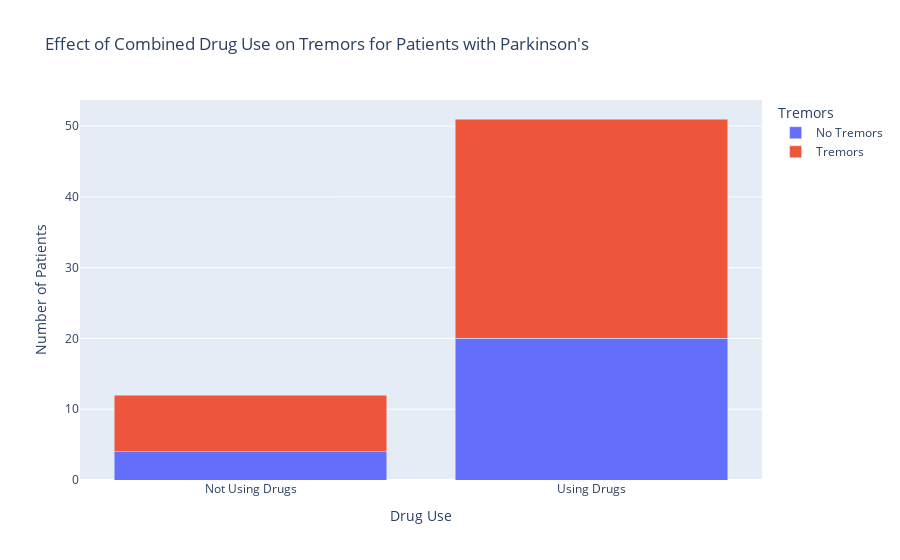

Write notebook code for a chart like this one.
### Code cell
explorer_df['CombinedDrugs'] = explorer_df[['Levadopa', 'DA', 'Other', 'MAOB']].any(axis=1)


parkinsons_df = explorer_df[explorer_df['Parkinsons'] == True]


grouped_df = parkinsons_df.groupby(['CombinedDrugs', 'Tremors']).size().reset_index(name='Count')
grouped_df['CombinedDrugs'] = grouped_df['CombinedDrugs'].map({True: 'Using Drugs', False: 'Not Using Drugs'})
grouped_df['Tremors'] = grouped_df['Tremors'].map({True: 'Tremors', False: 'No Tremors'})


fig = px.bar(grouped_df, 
             x='CombinedDrugs', 
             y='Count', 
             color='Tremors', 
             barmode='stack',
             title='Effect of Combined Drug Use on Tremors for Patients with Parkinson\'s',
             labels={'Count': 'Number of Patients', 'CombinedDrugs': 'Drug Use'})

fig.show()

### Figure 1 — Plotly figure (JSON) as saved in the notebook; plotly's stock layout.template omitted (floating-point values rounded to 4 significant figures)
{"data": [{"alignmentgroup": "True", "hovertemplate": "Tremors=No Tremors<br>Drug Use=%{x}<br>Number of Patients=%{y}<extra></extra>", "legendgroup": "No Tremors", "marker": {"color": "#636efa", "pattern": {"shape": ""}}, "name": "No Tremors", "offsetgroup": "No Tremors", "orientation": "v", "showlegend": true, "textposition": "auto", "type": "bar", "x": ["Not Using Drugs", "Using Drugs"], "xaxis": "x", "y": [4, 20], "yaxis": "y"}, {"alignmentgroup": "True", "hovertemplate": "Tremors=Tremors<br>Drug Use=%{x}<br>Number of Patients=%{y}<extra></extra>", "legendgroup": "Tremors", "marker": {"color": "#EF553B", "pattern": {"shape": ""}}, "name": "Tremors", "offsetgroup": "Tremors", "orientation": "v", "showlegend": true, "textposition": "auto", "type": "bar", "x": ["Not Using Drugs", "Using Drugs"], "xaxis": "x", "y": [8, 31], "yaxis": "y"}], "layout": {"barmode": "stack", "legend": {"title": {"text": "Tremors"}, "tracegroupgap": 0}, "title": {"text": "Effect of Combined Drug Use on Tremors for Patients with Parkinson's"}, "xaxis": {"anchor": "y", "domain": [0, 1], "title": {"text": "Drug Use"}}, "yaxis": {"anchor": "x", "domain": [0, 1], "title": {"text": "Number of Patients"}}}}
